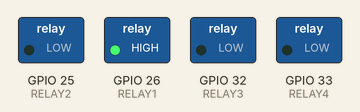
This sketch was run on a simulated ESP32. Shown: switched loads named in the sketch (green lamp = pin HIGH). Dashed ring = blinking.

Above: at 0.5 s.
Timing chart, 0 to 4.6 s (numbered marks = the images above):
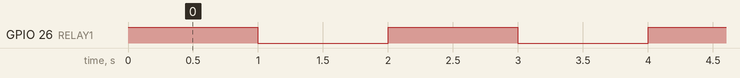

Measured:
- by itself, GPIO 26 (RELAY1): alternates HIGH for 1.0 s and LOW for 1.0 s

The sketch:

Hello_Blink.ino
```cpp
#define RELAY1 26
#define RELAY2 25
#define RELAY3 32
#define RELAY4 33

void setup() {
  pinMode(RELAY1, OUTPUT);
  pinMode(RELAY2, OUTPUT);
  pinMode(RELAY3, OUTPUT);
  pinMode(RELAY4, OUTPUT);
}

void loop() {
  digitalWrite(RELAY1, HIGH);
  delay(1000);
  digitalWrite(RELAY1, LOW);
  delay(1000);
}
```
